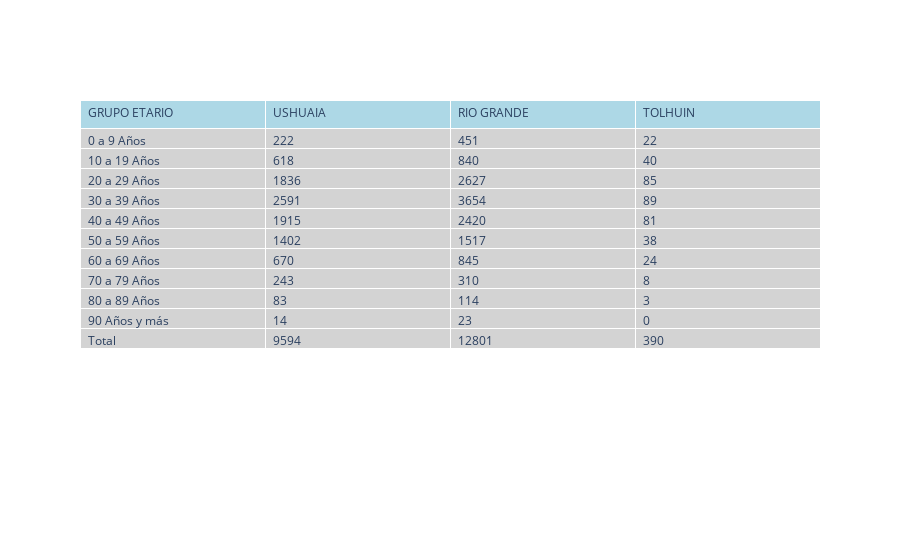

The code cell stored with this chart in its notebook:
### Code cell
# Genero una tabla con la información
fig = go.Figure(data=[go.Table(
    header=dict(values=list(confirmados_grupo_etareo_ciudades.columns),
                fill_color='lightblue',
                align='left'),
    cells=dict(values=[confirmados_grupo_etareo_ciudades["GRUPO ETARIO"], confirmados_grupo_etareo_ciudades["USHUAIA"], confirmados_grupo_etareo_ciudades["RIO GRANDE"], confirmados_grupo_etareo_ciudades["TOLHUIN"]],
               fill_color='lightgrey',
               align='left'))
])

fig.show()

### Figure 1 — Plotly figure (JSON) as saved in the notebook; plotly's stock layout.template omitted (floating-point values rounded to 4 significant figures)
{"data": [{"cells": {"align": "left", "fill": {"color": "lightgrey"}, "values": [["0 a 9 Años", "10 a 19 Años", "20 a 29 Años", "30 a 39 Años", "40 a 49 Años", "50 a 59 Años", "60 a 69 Años", "70 a 79 Años", "80 a 89 Años", "90 Años y más", "Total"], [222, 618, 1836, 2591, 1915, 1402, 670, 243, 83, 14, 9594], [451, 840, 2627, 3654, 2420, 1517, 845, 310, 114, 23, 12801], [22, 40, 85, 89, 81, 38, 24, 8, 3, 0, 390]]}, "header": {"align": "left", "fill": {"color": "lightblue"}, "values": ["GRUPO ETARIO", "USHUAIA", "RIO GRANDE", "TOLHUIN"]}, "type": "table"}], "layout": {}}
